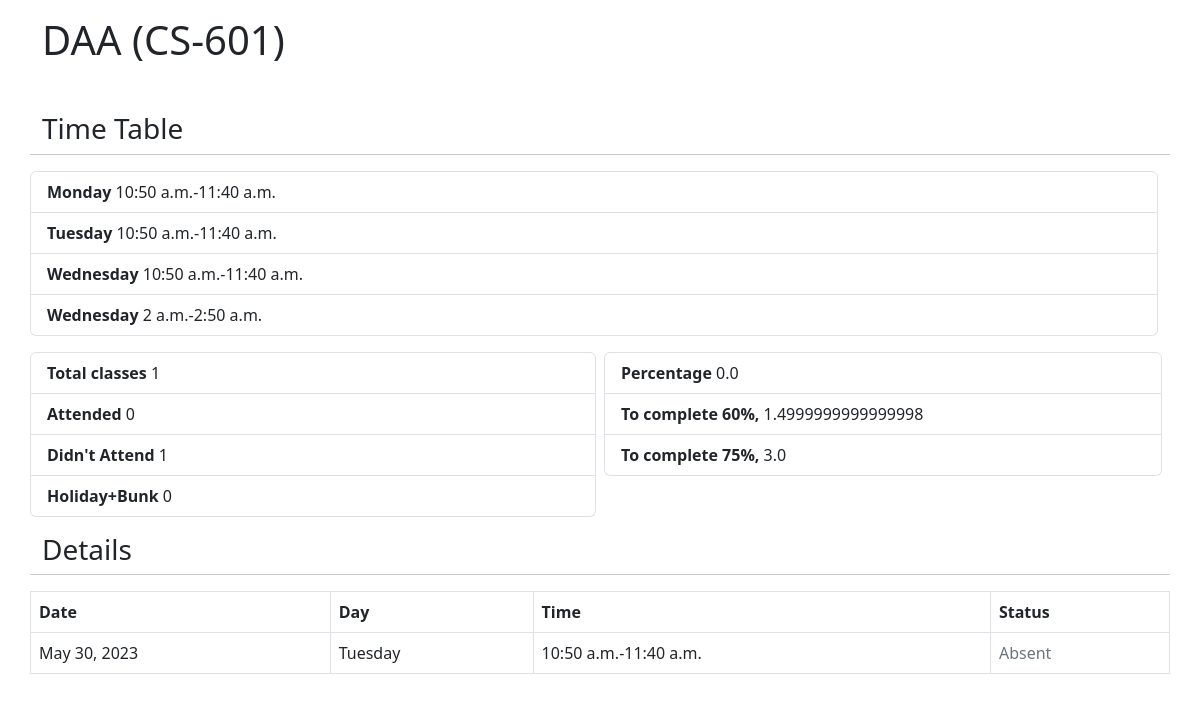
Screenshot of /report/5 with the database file from the repository.
### app/models.py (models this page shows, shortened)
class Subject(models.Model):
    id=models.AutoField(primary_key=True)
    name = models.CharField(max_length=100)
    subject_code = models.CharField(max_length=10)
    student= models.ForeignKey("Student", on_delete=models.CASCADE,null=True)

class Timetable(models.Model):
    id=models.AutoField(primary_key=True)
    sid=models.ForeignKey(Subject, on_delete=models.CASCADE,null=True)
    day = models.ForeignKey(Day,on_delete=models.CASCADE,null=True)
    time_slot = models.ForeignKey(TimeSlot, on_delete=models.CASCADE,null=True)

class Day(models.Model):
    id=models.AutoField(primary_key=True)
    name = models.CharField(max_length=20)

class TimeSlot(models.Model):
    id=models.AutoField(primary_key=True)
    start_time = models.TimeField()
    duration = models.DurationField()
    @property
    def end_time(self):
        end = datetime.datetime.combine(datetime.date.today(), self.start_time) + self.duration
        return end.time()

class Attendance(models.Model):
    id=models.AutoField(primary_key=True)
    date=models.DateField(default=datetime.date.today)
    roll=models.ForeignKey(Student, on_delete=models.CASCADE,null=True)
    timetable=models.ForeignKey(Timetable, on_delete=models.CASCADE,null=True)
    status=models.ForeignKey("Status", on_delete=models.CASCADE,null=True)

### app/views.py (the view)
# urls.py: path("report/<subject_id>", views.report, name="attendance"),
def report(request, subject_id):
    subject = Subject.objects.get(id=subject_id)
    time_table = Timetable.objects.filter(sid_id=subject_id).all()
    attendances = Attendance.objects.filter(timetable__in=time_table).all()
    total=0
    present=0
    absent=0
    holiday=0
    percentage = 0
    to_75 = 0
    to_60 = 0
    for a in attendances:
        total+=1
        if a.status_id==1:
            present+=1
        elif a.status_id==2:
            absent+=1
        elif a.status_id==3:
            holiday+=1
    if total>0:
        percentage = (present/total)*100
        percentage = round(percentage, 2)
        to_75 = (0.75*total - present)/0.25
        to_60 = (0.60*total - present)/0.40
    context = {"attendances" : attendances,"subject":subject, "time_table":time_table, "to_75": to_75, "to_60": to_60, "total": total, "present": present, "absent": absent, "holiday": holiday, "percentage": percentage}
    return render(request, "report.html", context=context)

### app/templates/report.html (shortened to what this page needs)
{% extends "base.html" %}
{% block body %}
<div class="container mt-3">
    <h1>{{subject.name}} ({{subject.subject_code}})</h1>
    <div class="row mt-5">
        <h3>Time Table</h3>
        <hr>
        <ul class="list-group">
            {% for tt in time_table %}
            <li class="list-group-item">
                <span class="fw-bold">{{tt.day.name}}</span> {{tt.time_slot.start_time}}-{{tt.time_slot.end_time}}
            </li>
            {% endfor %}
    </div>
    {% if total > 0 %}
    <div class="row mt-3">
        <div class="col-6 p-0 pe-1">
            <ul class="list-group">
                <li class="list-group-item">
                    <span class="fw-bold">Total classes</span> {{total}}
                </li>
                <li class="list-group-item">
                    <span class="fw-bold">Attended</span> {{present}}
                </li>
                <li class="list-group-item">
                    <span class="fw-bold">Didn't Attend</span> {{absent}}
                </li>
                <li class="list-group-item">
                    <span class="fw-bold">Holiday+Bunk</span> {{holiday}}
                </li>
            </ul>
        </div>
        <div class="col-6 p-0 ps-1 pe-2">
            <ul class="list-group">
                <li class="list-group-item">
                    <span class="fw-bold">Percentage</span> {{percentage}}
                </li>
                <li class="list-group-item">
                    <span class="fw-bold">To complete 60%, </span> {{to_60}}
                </li>
                <li class="list-group-item">
                    <span class="fw-bold">To complete 75%, </span> {{to_75}}
                </li>
            </ul>
        </div>
    </div>
    <div class="row mt-3">
        <h3>Details</h3>
        <hr>
        <table class="table table-bordered">
            <thead>
                <tr>
                    <th>Date</th>
                    <th>Day</th>
                    <th>Time</th>
                    <th>Status</th>
                </tr>
            </thead>
            <tbody>
                {% for a in attendances %}
                <tr>
                    <td>
                        {{a.date}}
                    </td>
                    <td>
                        {{a.timetable.day.name}}
                    </td>
                    <td>
                        {{a.timetable.time_slot.start_time}}-{{a.timetable.time_slot.end_time}}
                    </td>
                    <td>
                        {% if a.status_id == 1 %}
                        <span class="text-success">Present</span>
                        {% elif a.status_id == 2 %}
                        <span class="text-secondary">Absent</span>
                        {% elif a.status_id == 3 %}
                        <span class="text-danger">Holiday</span>
                        {% endif %}
                    </td>
                </tr>
                {% endfor %}
            </tbody>
        </table>
    </div>
    {% else %}
    <h2 class=" mt-3 text-center">No classes until now !</h2>
    {% endif %}
</div>
{% endblock %}

### rows the page displays
Subject: name "DAA", subject_code "CS-601"
Timetable: day.name "Monday", time_slot.start_time "10:50 a.m.", time_slot.end_time "11:40 a.m."
Timetable: day.name "Tuesday", time_slot.start_time "10:50 a.m.", time_slot.end_time "11:40 a.m."
Timetable: day.name "Wednesday", time_slot.start_time "10:50 a.m.", time_slot.end_time "11:40 a.m."
Timetable: day.name "Wednesday", time_slot.start_time "2 a.m.", time_slot.end_time "2:50 a.m."
Attendance: date "May 30, 2023", timetable.day.name "Tuesday", timetable.time_slot.start_time "10:50 a.m.", timetable.time_slot.end_time "11:40 a.m.", shows "Absent"

### other values shown
{{ total }} "1"
{{ present }} "0"
{{ absent }} "1"
{{ holiday }} "0"
{{ percentage }} "0.0"
{{ to_60 }} "1.4999999999999998"
{{ to_75 }} "3.0"
